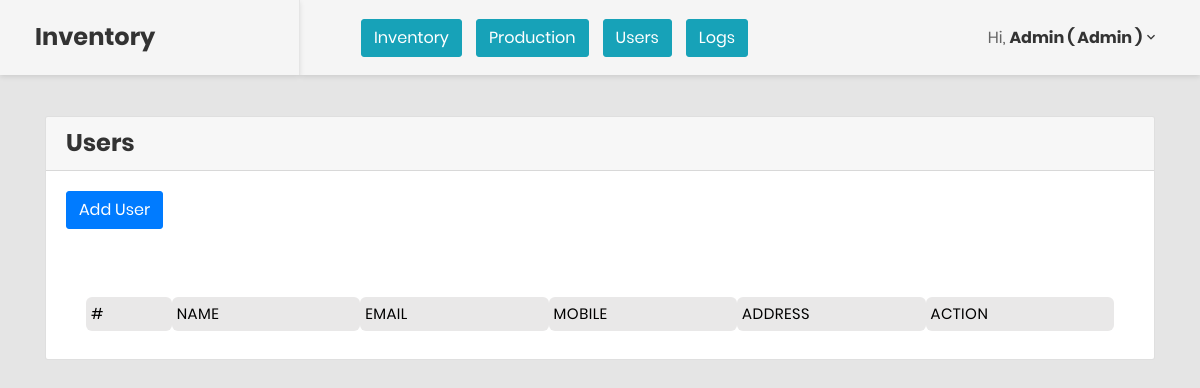
The page /users.php (signed in) on the database as committed earlier.
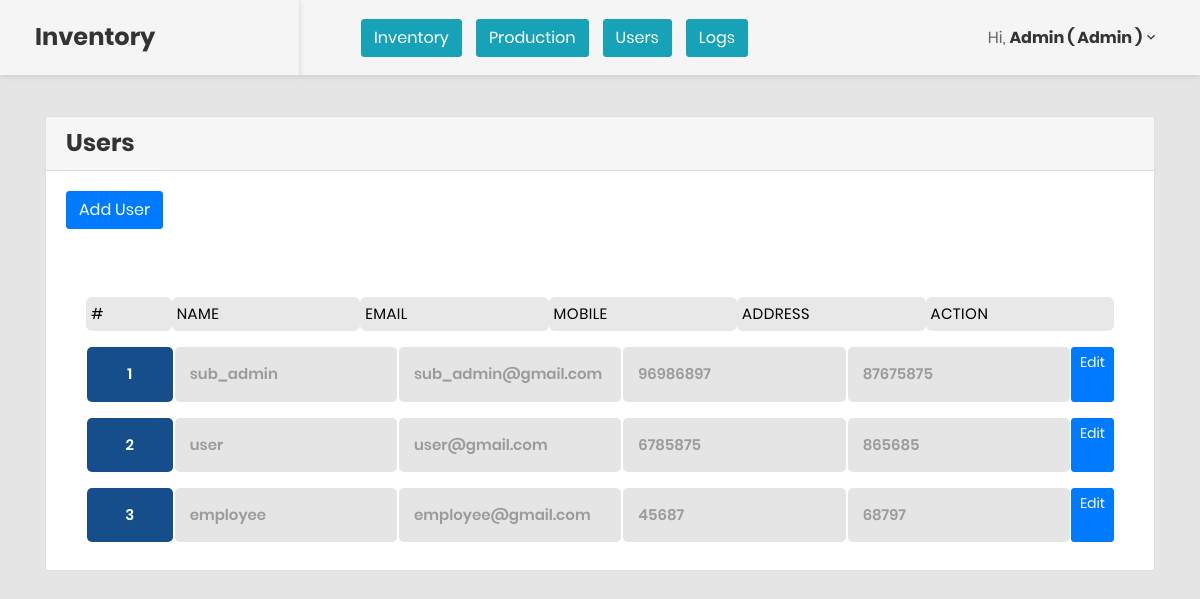
The same page on the database as committed later.
### tables this page shows
CREATE TABLE `users` (
  `id` int(11) NOT NULL,
  `name` varchar(255) NOT NULL,
  `email` varchar(255) NOT NULL,
  `password` varchar(255) NOT NULL,
  `mobile_number` varchar(255) NOT NULL,
  `address` varchar(255) NOT NULL,
  `role` varchar(255) NOT NULL
);

### users.php (the view)
<?php include('list.php');
$select = 'SELECT * FROM `users` WHERE `role` != "admin"';
$result = mysqli_query($conn,$select);
?>
<div class="card-header">
	<h3>Users</h3>
</div>
<div class="card-body">
	<a href="add-user.php" class="btn btn-primary">Add User</a>
</div>
<div class="card-body">
	<div class="details-container">
		<ul class="responsive-table">
			<li class="table-header">
				<div class="col col-1" data-label="#">#</div>
				<div class="col">Name</div>
				<div class="col">Email</div>
				<div class="col">Mobile</div>
				<div class="col">Address</div>
				<div class="col" colspan="2">Action</div>
			</li>
			<?php $n =1;?>
			<?php while ($value = mysqli_fetch_assoc($result)) { ?>
				<li class="table-row">
					<div class="col col-1" data-label="#"><?= $n++ ?></div>
					<div class="col" data-label="Name-"><?= $value['name'] ?></div>
					<div class="col" data-label="Category-"><?= $value['email'] ?></div>
					<div class="col" data-label="Qty after Shortage-"><?= $value['mobile_number'] ?></div>
					<div class="col" data-label="Shortage-"><?= $value['address'] ?></div>
					<div class="btn-group" role="group">
						<a href="user-edit.php?id=<?php echo $value['id']?>" class="btn btn-sm btn-primary">Edit</a>
					</div>
				</li>
			<?php } ?>
		</ul>
	</div>
</div>
<?php
include('index-end.php');
?>

### include/header.php (shortened to what this page needs)
<!DOCTYPE html>
<html lang="en">
<head>
	<link href="../assets/css/font-face.css" rel="stylesheet" media="all">
	<link href="../assets/vendor/font-awesome-4.7/css/font-awesome.min.css" rel="stylesheet" media="all">
	<link href="../assets/vendor/font-awesome-5/css/fontawesome-all.min.css" rel="stylesheet" media="all">
	<link href="../assets/vendor/mdi-font/css/material-design-iconic-font.min.css" rel="stylesheet" media="all">
	<link href="../assets/vendor/bootstrap-4.1/bootstrap.min.css" rel="stylesheet" media="all">
	<link href="../assets/vendor/animsition/animsition.min.css" rel="stylesheet" media="all">
	<link href="../assets/vendor/bootstrap-progressbar/bootstrap-progressbar-3.3.4.min.css" rel="stylesheet" media="all">
	<link href="../assets/vendor/wow/animate.css" rel="stylesheet" media="all">
	<link href="../assets/vendor/css-hamburgers/hamburgers.min.css" rel="stylesheet" media="all">
	<link href="../assets/vendor/slick/slick.css" rel="stylesheet" media="all">
	<link href="../assets/vendor/select2/select2.min.css" rel="stylesheet" media="all">
	<link href="../assets/vendor/perfect-scrollbar/perfect-scrollbar.css" rel="stylesheet" media="all">
	<link href="../assets/css/theme.css" rel="stylesheet" media="all">
</head>
<body class="animsition">

### navbar/list.php (shortened to what this page needs)
<?php
require_once('../include/header.php');
?>
<div class="page-wrapper">
		<aside class="menu-sidebar d-none d-lg-block">
			<div class="logo">
				<h3>Inventory</h3>
			</div>
		</aside>
		<div class="page-container">
			<header class="header-desktop">
				<div class="section__content section__content--p30">
					<div class="container-fluid">
						<div class="header-wrap">
							<nav class="navbar-sidebar">
								<ul class="list-unstyled navbar">
									<li>
										<a href="../index/" class="btn btn-info">Inventory</a>
										<a href="../production/costing" class="btn btn-info">Production</a>
										<?php if ($_SESSION['role'] == 'employee'){ ?>
										<?php } else{ ?>
											<a href="../users/users" class="btn btn-info">Users</a>
											<a href="../logs/logs" class="btn btn-info">Logs</a>
										<?php	} ?>
									</li>
								</ul>
							</nav>
							<div class="header-button">
								<div class="account-wrap">
									<div class="account-item clearfix js-item-menu">
										<div class="content">
											Hi, <a class="js-acc-btn"><strong><?= $_SESSION['user_name'] ?> ( <?= $_SESSION['role'] ?> )</strong></a>
										</div>
									</div>
								</div>
							</div>
						</div>
					</div>
				</div>
			</header>
			<div class="main-content">
				<div class="section__content section__content--p30">
					<div class="container-fluid">
						<div class="card">

### include/index-end.php
			</div>
		</div>
	</div>
</div>
</div>
<?php
include('footer.php');
?>

### include/footer.php (shortened to what this page needs)
</body>
</html>

Rows that differ between the two databases and show on the page:
added users: name "sub_admin", email "sub_admin@gmail.com", mobile_number "96986897", address "87675875"
added users: name "user", email "user@gmail.com", mobile_number "6785875", address "865685"
added users: name "employee", email "employee@gmail.com", mobile_number "45687", address "68797"
